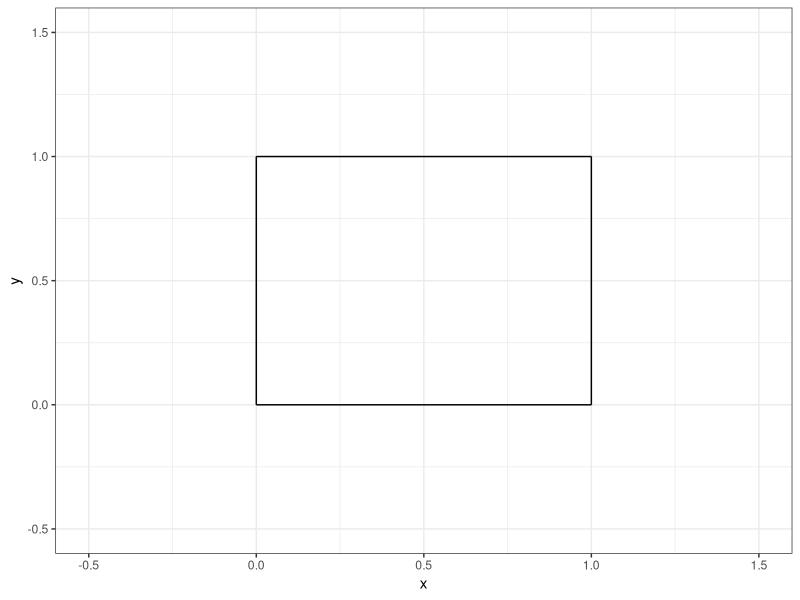
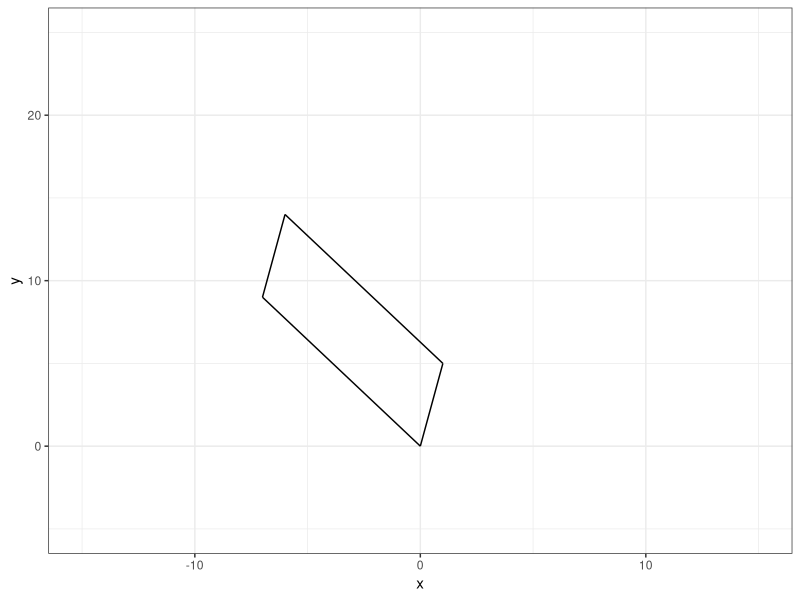
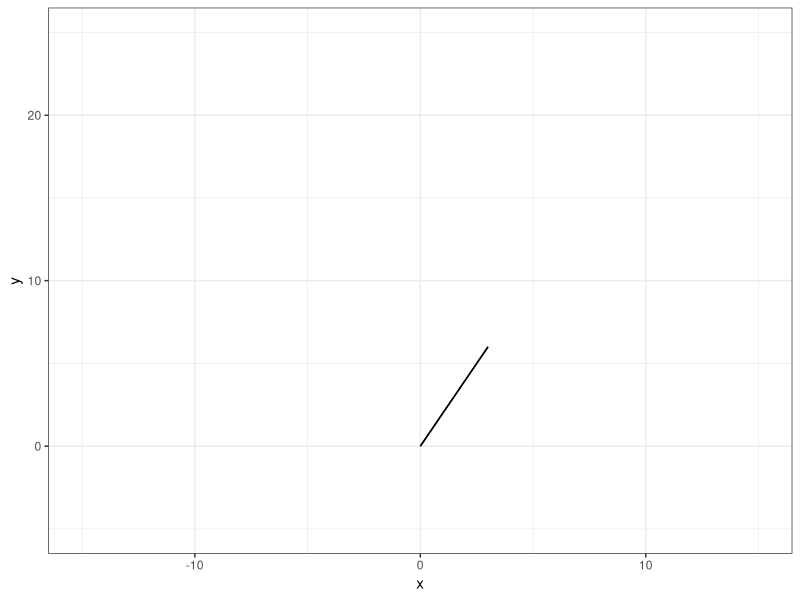
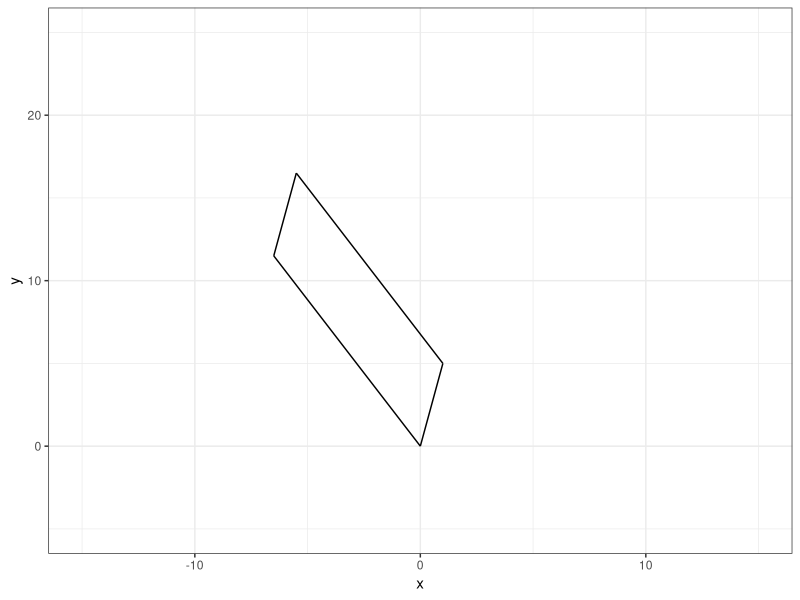
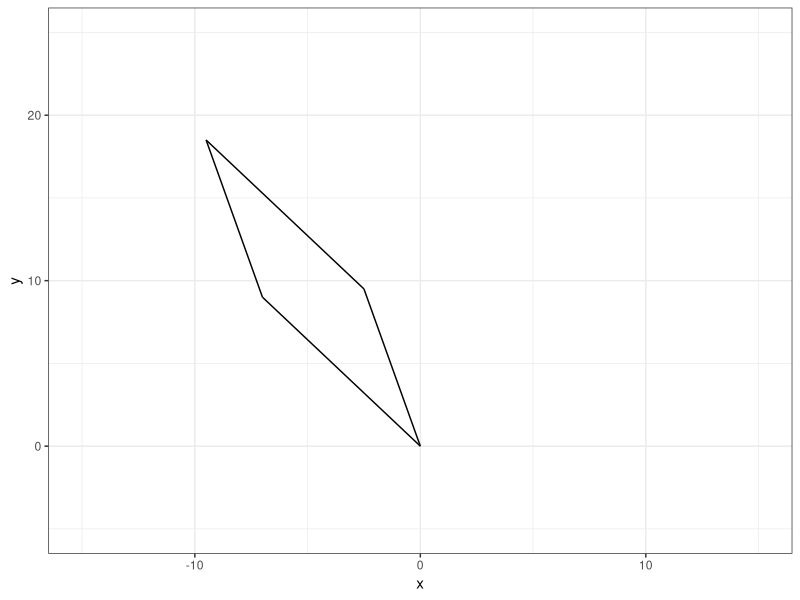
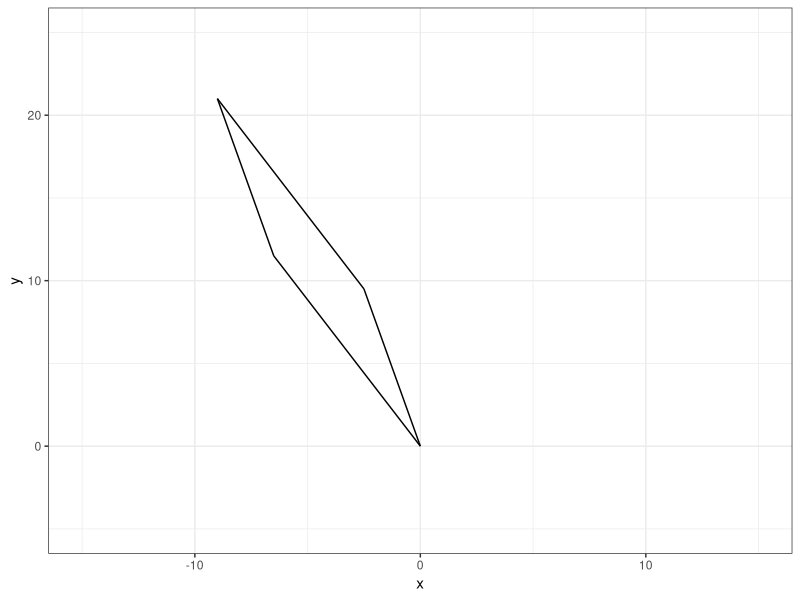
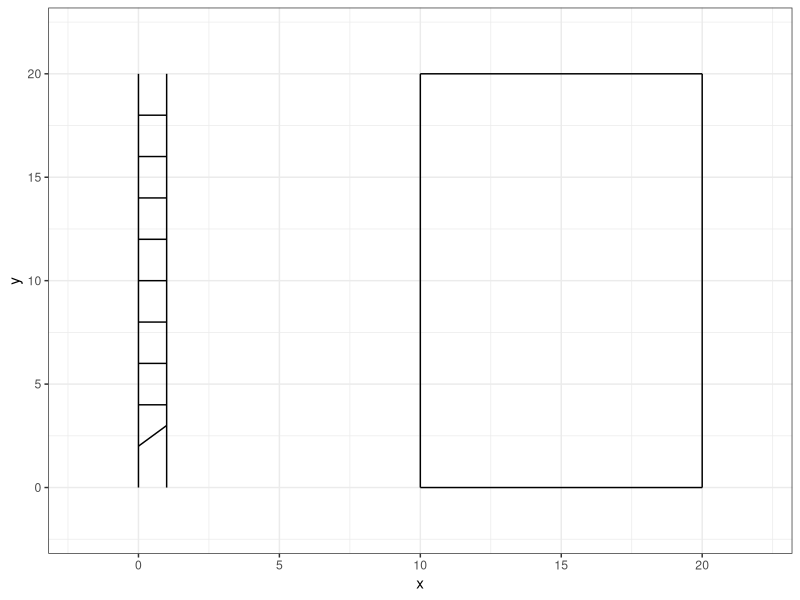
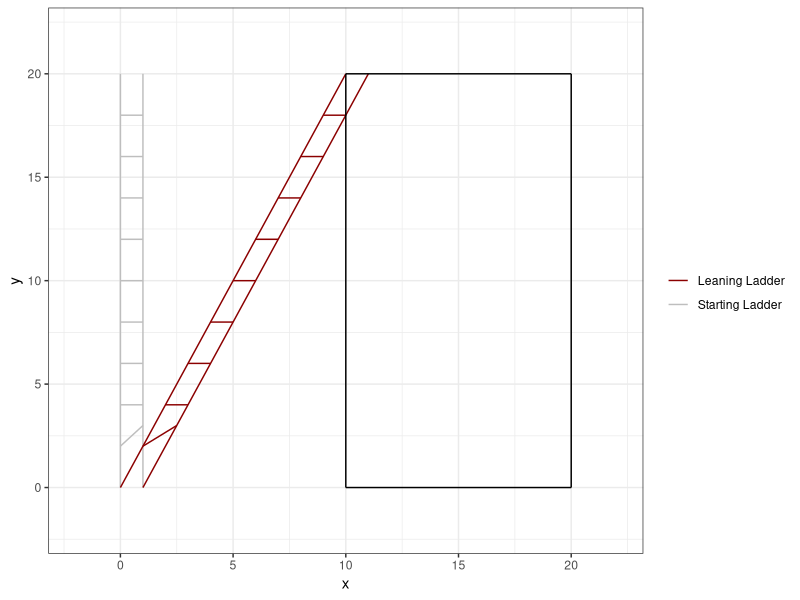

Write R code to recreate these figures, in order.
## ---- chunk 1
#| echo: false

default_chunk_hook  <- knitr::knit_hooks$get("chunk")

latex_font_size <- c("Huge", "huge", "LARGE", "Large", 
                     "large", "normalsize", "small", 
                     "footnotesize", "scriptsize", "tiny")

knitr::knit_hooks$set(chunk = function(x, options) {
  x <- default_chunk_hook(x, options)
  if(options$size %in% latex_font_size) {
    paste0("\n \\", options$size, "\n\n", 
      x, 
      "\n\n \\normalsize"
    )
  } else {
    x
  }
})

## ---- chunk 2
#| label: load-packages
#| include: false
library(tidyverse)
## ---- chunk 3
#| label: fig-unitsquare
#| fig-cap: "The unit square."
#| fig-width: 3
#| fig-height: 3
#| scale: "80%"
#| fig-align: "center"
#| size: "scriptsize"
ggplot() +
  geom_segment(aes(x = 0, xend = 0,
                   y=0, yend = 1))+
  geom_segment(aes(x = 0, xend = 1,
                   y=1, yend = 1))+
  geom_segment(aes(x = 1, xend = 1,
                   y=0, yend = 1))+
  geom_segment(aes(x = 0, xend = 1,
                   y=0, yend = 0)) +
  theme_bw() + 
  xlim(-0.5, 1.5)+
  ylim(-0.5, 1.5)+
  labs(x = "x", 
       y = "y")
## ---- chunk 4
(A=matrix(data=c(1,5,-7,9), nrow=2, ncol=2))
## ---- chunk 5
(M=matrix(data=c(1,0,0,1), nrow=2, ncol=2))
## ---- chunk 6
(T=(A %*% M))
## ---- chunk 7
(basis.vector.1=T[,1])
(basis.vector.2=T[,2])
## ---- chunk 8
basis.vector.1+basis.vector.2
## ---- chunk 9
p0=c(0,0)
p1=c(1,5)
p2=c(-6,14)
p3=c(-7,9)
## ---- chunk 10
#| label: fig-unitsquare1e
#| fig-cap: "Figure 1e."
#| fig-width: 3
#| fig-height: 3
#| scale: "80%"
#| fig-align: "center"
#| size: "scriptsize"
ggplot() +
  geom_segment(aes(x = p0[1], y = p0[2], xend = p1[1], yend = p1[2])) +
  geom_segment(aes(x = p1[1], y = p1[2], xend = p2[1], yend = p2[2])) +
  geom_segment(aes(x = p2[1], y = p2[2], xend = p3[1], yend = p3[2])) +
  geom_segment(aes(x = p3[1], y = p3[2], xend = p0[1], yend = p0[2])) +
  theme_bw() +
  xlim(-15, 15) +
  ylim(-5,25) +
  labs(x = "x", y = "y")
## ---- chunk 11
(det(A))
## ---- chunk 12
(A=matrix(data=c(1,2,2,4), nrow=2, ncol=2))
## ---- chunk 13
(T=(A %*% M))
## ---- chunk 14
(basis.vector.1=T[,1])
(basis.vector.2=T[,2])
## ---- chunk 15
p0=c(0,0)
p1=basis.vector.1
p3=basis.vector.2
p2=(p1+p3)
## ---- chunk 16
#| label: fig-unitsquare2e
#| fig-cap: "Figure 2e."
#| fig-width: 3
#| fig-height: 3
#| scale: "80%"
#| fig-align: "center"
#| size: "scriptsize"
ggplot() +
  geom_segment(aes(x = p0[1], y = p0[2], xend = p1[1], yend = p1[2])) +
  geom_segment(aes(x = p1[1], y = p1[2], xend = p2[1], yend = p2[2])) +
  geom_segment(aes(x = p2[1], y = p2[2], xend = p3[1], yend = p3[2])) +
  geom_segment(aes(x = p3[1], y = p3[2], xend = p0[1], yend = p0[2])) +
  theme_bw() +
  xlim(-15, 15) +
  ylim(-5,25) +
  labs(x = "x", y = "y")
## ---- chunk 17
(det(A))
## ---- chunk 18
M=matrix(data=c(1,0,0.5,1),nrow=2,ncol=2)
A=matrix(data=c(1,5,-7,9),nrow=2,ncol=2)
T=(A %*% M)
basis.vector.1=T[,1]
basis.vector.2=T[,2]
p0=c(0,0)
p1=basis.vector.1
p3=basis.vector.2
p2=(p1+p3)

#| label: fig-unitsquare3a
#| fig-cap: "Figure 3a."
#| fig-width: 3
#| fig-height: 3
#| scale: "80%"
#| fig-align: "center"
#| size: "scriptsize"
ggplot() +
  geom_segment(aes(x = p0[1], y = p0[2], xend = p1[1], yend = p1[2])) +
  geom_segment(aes(x = p1[1], y = p1[2], xend = p2[1], yend = p2[2])) +
  geom_segment(aes(x = p2[1], y = p2[2], xend = p3[1], yend = p3[2])) +
  geom_segment(aes(x = p3[1], y = p3[2], xend = p0[1], yend = p0[2])) +
  theme_bw() +
  xlim(-15, 15) +
  ylim(-5,25) +
  labs(x = "x", y = "y")
## ---- chunk 19
M=matrix(data=c(1,0.5,0,1),nrow=2,ncol=2)
A=matrix(data=c(1,5,-7,9),nrow=2,ncol=2)
T=(A %*% M)
basis.vector.1=T[,1]
basis.vector.2=T[,2]
p0=c(0,0)
p1=basis.vector.1
p3=basis.vector.2
p2=(p1+p3)

#| label: fig-unitsquare3b
#| fig-cap: "Figure 3b."
#| fig-width: 3
#| fig-height: 3
#| scale: "80%"
#| fig-align: "center"
#| size: "scriptsize"
ggplot() +
  geom_segment(aes(x = p0[1], y = p0[2], xend = p1[1], yend = p1[2])) +
  geom_segment(aes(x = p1[1], y = p1[2], xend = p2[1], yend = p2[2])) +
  geom_segment(aes(x = p2[1], y = p2[2], xend = p3[1], yend = p3[2])) +
  geom_segment(aes(x = p3[1], y = p3[2], xend = p0[1], yend = p0[2])) +
  theme_bw() +
  xlim(-15, 15) +
  ylim(-5,25) +
  labs(x = "x", y = "y")
## ---- chunk 20
M=matrix(data=c(1,0.5,0.5,1),nrow=2,ncol=2)
A=matrix(data=c(1,5,-7,9),nrow=2,ncol=2)
T=(A %*% M)
basis.vector.1=T[,1]
basis.vector.2=T[,2]
p0=c(0,0)
p1=basis.vector.1
p3=basis.vector.2
p2=(p1+p3)

#| label: fig-unitsquare3b
#| fig-cap: "Figure 3b."
#| fig-width: 3
#| fig-height: 3
#| scale: "80%"
#| fig-align: "center"
#| size: "scriptsize"
ggplot() +
  geom_segment(aes(x = p0[1], y = p0[2], xend = p1[1], yend = p1[2])) +
  geom_segment(aes(x = p1[1], y = p1[2], xend = p2[1], yend = p2[2])) +
  geom_segment(aes(x = p2[1], y = p2[2], xend = p3[1], yend = p3[2])) +
  geom_segment(aes(x = p3[1], y = p3[2], xend = p0[1], yend = p0[2])) +
  theme_bw() +
  xlim(-15, 15) +
  ylim(-5,25) +
  labs(x = "x", y = "y")
## ---- chunk 21
(ladder=data.frame(x=c(0,0,1,1,0,1,0,1,0,1,0,1,0,1,0,1,0,1,0,1,0,1),y=c(0,20,0,20,2,3,4,4,6,6,8,8,10,10,12,12,14,14,16,16,18,18),group=c(1,1,2,2,3,3,4,4,5,5,6,6,7,7,8,8,9,9,10,10,11,11)))
## ---- chunk 22
#| label: fig-ladder
#| fig-cap: "A ladder."
#| fig-width: 3
#| fig-height: 3
#| scale: "80%"
#| fig-align: "center"
#| size: "scriptsize"
ggplot() +
  geom_path(data = ladder, 
              aes(x = x, y = y, group = group)) +
                  geom_segment(aes(x = 10, xend = 10,
                   y=0, yend = 20))+
  geom_segment(aes(x = 10, xend = 20,
                   y=20, yend = 20))+
  geom_segment(aes(x = 20, xend = 20,
                   y=0, yend = 20))+
  geom_segment(aes(x = 10, xend = 20,
                   y=0, yend = 0)) +
  theme_bw() +
  xlim(-2,22) +
  ylim(-2,22)
## ---- chunk 23
A=as.matrix(ladder[c("x","y")])
M=matrix(data=c(1,0.5,0,1),nrow=2,ncol=2)
(T=(A%*%M))
## ---- chunk 24
(leaning.ladder=data.frame(x=T[,1],y=T[,2],group=ladder[,3]))
## ---- chunk 25
#| label: fig-ladder2
#| fig-cap: "A ladder and a leaning ladder."
#| fig-width: 3
#| fig-height: 3
#| scale: "80%"
#| fig-align: "center"
#| size: "scriptsize"
ggplot() +
  geom_path(data = ladder, 
              aes(x = x, y = y, group = group, color = "Starting Ladder")) +
  geom_path(data = leaning.ladder, 
              aes(x = x, y = y, group = group, color = "Leaning Ladder")) +
  geom_segment(aes(x = 10, xend = 10,
                   y=0, yend = 20))+
  geom_segment(aes(x = 10, xend = 20,
                   y=20, yend = 20))+
  geom_segment(aes(x = 20, xend = 20,
                   y=0, yend = 20))+
  geom_segment(aes(x = 10, xend = 20,
                   y=0, yend = 0)) +
  theme_bw() +
  xlim(-2,22) +
  ylim(-2,22) +
  scale_color_manual("", values=c("darkred", "grey"))
